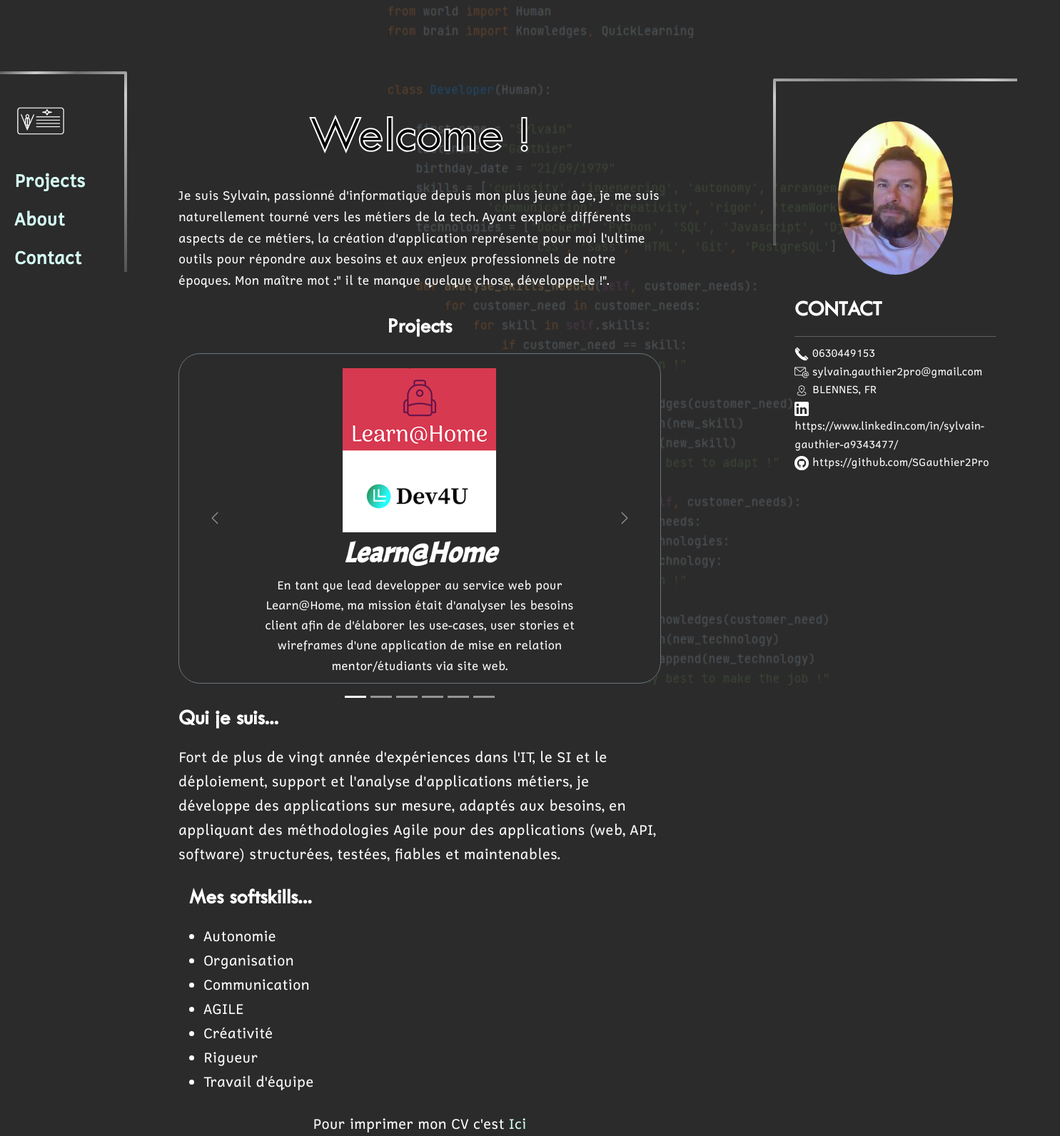
The app's page /portfolio/KS25O03K76/ with its own data.
### portfolio/models/portfolio.py (models this page shows, shortened)
class Portfolio(models.Model):
    title = models.CharField(
        verbose_name='title',
        max_length=60,
        blank=False,
        null=False
    )
    welcome_sentence = models.CharField(
        max_length=100,
        null=False,
        blank=False,
        default='Bienvenue !'
    )
    introduction_text = models.TextField(
        max_length=600,
        null=True,
        blank=True
    )
    user = models.ForeignKey(settings.AUTH_USER_MODEL,
                             null=True,
                             on_delete=models.CASCADE)
    is_visible = models.BooleanField(
        verbose_name="is visible",
        default=False,
        null=True,
        blank=True
    )

### project/models/project.py (models this page shows, shortened)
class Project(models.Model):
    title = models.CharField(
        verbose_name='title',
        max_length=60,
        blank=False,
        null=False
    )
    description = models.TextField(
        verbose_name='description',
        max_length=255,
        blank=True,
        null=True
    )
    date_started = models.DateField(
        verbose_name='date started',
        null=False,
        blank=False
    )
    date_end = models.DateField(
        verbose_name='date end',
        auto_now=False,
        blank=True,
        null=True
    )
    technologies = models.ManyToManyField(Technology, blank=True)
    softskills = models.ManyToManyField(SoftSkill, blank=True)
    tasks = models.TextField(
        max_length=600,
        verbose_name='tasks',
        blank=True,
        null=True
    )
    link_git = models.URLField(
        verbose_name='link git',
        blank=True,
        null=True
    )
    presentation_file = models.FileField(
        verbose_name='Presentation file',
        blank=True,
        null=True
    )
    documents = models.FileField(
        verbose_name='Documents',
        blank=True,
        null=True
    )
    user = models.ForeignKey(settings.AUTH_USER_MODEL,
                             null=True,
                             on_delete=models.CASCADE)
    image = models.ImageField(null=True,
                              blank=True,
                              verbose_name='Image')
    can_be_display = models.BooleanField(
        verbose_name="can be display",
        default=False,
        null=True,
        blank=True
    )
    IMAGE_MAX_SIZE = (215, 310)

### cv/models/cv.py (models this page shows, shortened)
class Cv(models.Model):
    title = models.CharField(
        verbose_name='title',
        max_length=50,
        blank=False,
        null=False
    )
    profil = models.TextField(
        verbose_name='profil',
        max_length=600,
        blank=False,
        null=False,
        default='entrez une description de votre profil'
    )
    user = models.ForeignKey(settings.AUTH_USER_MODEL,
                             null=True,
                             on_delete=models.CASCADE)
    experiences = models.ManyToManyField(Experience, blank=True)
    softskills = models.ManyToManyField(SoftSkill, blank=True)
    languages = models.ManyToManyField(Language, blank=True)
    hobbies = models.ManyToManyField(Hobbies, blank=True)
    formations = models.ManyToManyField(Formation, blank=True)
    technologies = models.ManyToManyField(Technology, blank=True)
    can_be_display = models.BooleanField(
        verbose_name="can be display",
        default=False,
        null=True,
        blank=True
    )

### skill/models/softskill.py (models this page shows, shortened)
class SoftSkill(models.Model):
    title = models.CharField(
        verbose_name='Soft Skill',
        max_length=40,
        blank=False,
        null=False
    )
    level = models.PositiveIntegerField(validators=[MinValueValidator(0),
                                                    MaxValueValidator(5)],
                                        default=0,
                                        verbose_name='Level')
    summary = models.TextField(
        max_length=600,
        null=True,
        blank=True
    )
    user = models.ForeignKey(settings.AUTH_USER_MODEL,
                             null=True,
                             on_delete=models.CASCADE)

### skill/models/technology.py (models this page shows, shortened)
class Technology(models.Model):
    title = models.CharField(
        verbose_name='technology',
        max_length=40,
        blank=False,
        null=False
    )
    level = models.PositiveIntegerField(validators=[MinValueValidator(0),
                                                    MaxValueValidator(5)],
                                        default=0,
                                        verbose_name='Level')
    user = models.ForeignKey(settings.AUTH_USER_MODEL,
                             null=True,
                             on_delete=models.CASCADE)
    image = models.ImageField(null=True,
                              blank=True,
                              verbose_name='Image')
    class Meta:
        verbose_name_plural = 'Technologies'
    IMAGE_MAX_SIZE = (215, 310)

### users/models/customuser.py (models this page shows, shortened)
class CustomUser(AbstractUser):
    first_name = models.CharField(
        max_length=25,
        verbose_name='First name',
        blank=True
    )
    last_name = models.CharField(
        max_length=25,
        verbose_name='Last name'
    )
    email = models.EmailField(
        max_length=100,
        verbose_name='Email',
        unique=True
    )
    phone_number_regex = RegexValidator(
        regex='(0|\\+33|0033)[1-9][0-9]{8}'
    )
    phone = models.CharField(
        max_length=20,
        verbose_name='Phone',
        blank=True,
        validators=[phone_number_regex]
    )
    mobile = models.CharField(
        max_length=20,
        verbose_name='Mobile',
        blank=True,
        validators=[phone_number_regex]
    )
    birth_date = models.DateField(
        blank=True,
        null=True
    )
    number = models.PositiveIntegerField(
        validators=[MaxValueValidator(9999)],
        blank=True,
        null=True,
        verbose_name='Street number'
    )
    street = models.CharField(
        max_length=100,
        blank=True,
        null=True,
        verbose_name='Street name'
    )
    city = models.CharField(
        max_length=64,
        blank=True,
        null=True,
        verbose_name='City'
    )
    state = models.CharField(
        max_length=2,
        validators=[MinLengthValidator(2)],
        blank=True,
        null=True,
        verbose_name='State'
    )
    zip_code = models.PositiveIntegerField(
        validators=[MaxValueValidator(99999)],
        blank=True,
        null=True,
        verbose_name='Zip code'
    )
    country = CountryField(
        blank_label="(select country)",
        blank=True,
        null=True,
        verbose_name='Country'
    )
    linkedin_url = models.URLField(
        max_length=200,
        blank=True,
        null=True
    )
    git_url = models.URLField(
        max_length=200,
        blank=True,
        null=True
    )
    profile_photo = models.ImageField(
        verbose_name='photo de profile',
        default='default_profile.png'
    )
    guest_access_code = models.CharField(
        max_length=20,
        blank=True,
        null=True,
        verbose_name='Guest Access Code'
    )
    guest_access_code_set_at = models.DateTimeField(
        blank=True,
        null=True,
        verbose_name='Guest Access Code Set At'
    )
    IMAGE_MAX_SIZE = (215, 215)
    def reset_guest_access_code(self):
        if self.guest_access_code_set_at:
            now = datetime.now()
            if (now - self.guest_access_code_set_at).days >= 7:
                self.guest_access_code = None

### portfolio/views/index_views.py (the view)
# urls.py: path('<str:access_code>/', index_views.index_invited, name='portfolio'),
def index_invited(request, access_code):
    if CustomUser.objects.filter(guest_access_code=access_code):
        user_inviter = CustomUser.objects.get(guest_access_code=access_code)
        user_inviter.reset_guest_access_code()
        if user_inviter.guest_access_code:
            projects = Project.objects.filter(
                Q(user=user_inviter),
                Q(can_be_display=True)
            )
            cv = get_object_or_404(Cv,
                                   user=user_inviter,
                                   can_be_display=True)
            portfolio = get_object_or_404(Portfolio,
                                          user=user_inviter,
                                          is_visible=True)
            return render(request,
                          'portfolio/index.html',
                          context={
                              'access_code': access_code,
                              'inviter': user_inviter,
                              'projects': projects,
                              'cv': cv,
                              'portfolio': portfolio
                          }
                          )
        else:
            return render(request,
                          'project/access_denied.html',
                          context={
                              'message': "Le code que vous utilisez n'est pas valide !"
                          })
    else:
        return render(request,
                      'project/access_denied.html',
                      context={
                          'message': "Le code invité que vous utilisez n'est pas valide !"
                      })

### portfolio/templates/portfolio/index.html
{% extends 'index.html' %}
{% load static %}
{% block sidebar %}
    {% include 'portfolio/partials/menu_snippet.html' %}
{% endblock sidebar %}
{% block content %}
<div class="portfolio row">
    <div class="block-central col-sm-10">
        <div class="introduction mb-5">
            <svg>
                <text x="50%" y="50%" dy=".35em" text-anchor="middle">
                    {{ portfolio.welcome_sentence }}
                <text>
            </svg>
            <p class="fs-3">{{ portfolio.introduction_text }}</p>
        </div>
        <div id="projects" class="project_block my-5">
            {% include 'portfolio/partials/portfolio_projects_snippet.html' with projects=projects %}
        </div>
        <div id="about" class="about flex-column">
            {% include 'portfolio/partials/portfolio_about_snippet.html' with cv=cv %}
        </div>
    </div>
    <div class="block-right col-sm-2">
        <div id="contact" class="ml-5">
            <div class="text-center">
                <img class="rounded-circle m-5" src="{{ cv.user.profile_photo.url }}">
            </div>
            <h2>CONTACT</h2>
            <hr>
            <img src="{% static 'img/telephone_by_nawicon_white.png' %}" width="20" height="20">
            {{ cv.user.mobile }}<br>
            <img src="{% static 'img/email_by_those_icons_white.png' %}" width="20" height="20">
            {{ cv.user.email }}<br>
            <img src="{% static 'img/broche_by_yoonro10_white.png' %}" width="20" height="20">
            {{ cv.user.city }}, {{ cv.user.country }}<br>
            <img src="{% static 'img/logo-linkedin_by_google_white.png' %}" width="20" height="20">
            <a href="{{ cv.user.linkedin_url }}" >{{ cv.user.linkedin_url }}</a><br>
            <img src="{% static 'img/github_logo_white.png' %}" width="20" height="20">
            <a href="{{ user.git_url }}" >{{ cv.user.git_url }}</a>
        </div>
    </div>
</div>
{% endblock %}

### portfolio/templates/portfolio/partials/portfolio_projects_snippet.html
<div class="text-center">
        <h2>Projects</h2>
</div>
<div id="projectCarousel" class="carousel slide" data-bs-interval="false">
    <ol class="carousel-indicators">
        {% for instance in projects %}
        <li data-bs-target="#projectCarousel" data-bs-slide-to="{{ forloop.counter0 }}"{% if forloop.first %} class="active"{% endif %}></li>
        {% endfor %}
    </ol>
    <div class="carousel-inner m-auto border border-secondary">
        {% for instance in projects %}
        <div class="carousel-item {% if forloop.first %}active{% endif %} ">
            <section class="proj-prev w-100" onclick="location.href='{% url 'portfolio:display_project' instance.id access_code %}'">
                {% include 'portfolio/partials/project_minus_snippet.html' with project=instance %}
            </section>
        </div>
        {% endfor %}
    </div>
    <a class="carousel-control-prev" href="#projectCarousel" role="button" data-bs-slide="prev">
        <span class="carousel-control-prev-icon" aria-hidden="true"></span>
    </a>
    <a class="carousel-control-next" href="#projectCarousel" role="button" data-bs-slide="next">
        <span class="carousel-control-next-icon" aria-hidden="true"></span>
    </a>
</div>

### portfolio/templates/portfolio/partials/project_minus_snippet.html
{% load static %}
<div class="proj-prev__image">
    <img src="{{project.image.url}}" alt="project title goes here">
</div>
<h1 class="proj-prev__heading">
    {{ project.title }}
</h1>
<p class="proj-prev__byline">
    {{ project.description }}
</p>

### portfolio/templates/portfolio/partials/portfolio_about_snippet.html
<div class="scale-in-center">
    <h2>Qui je suis...</h2>
    <p>{{ cv.profil }}</p>
</div>
<div class="row container border-0">
    <div class="about-softskills tracking-in-expand col-lg-6">
        <h2>Mes softskills...</h2>
        <ul>
            {% for softskill in cv.softskills.all %}
            <li>{% include 'skill/partials/softskill_snippet.html' with softskill=softskill %}</li>
            {% endfor %}
        </ul>
    </div>
    <div class="about-knowledges tracking-in-expand col-lg-6">
        <h2>Ma stack...</h2>
        <ul>
            {% for technology in cv.technologies.all %}
            <li><img src="{{technology.image.url}}" title="{{technology.title}}"></li>
            {% endfor %}
        </ul>
    </div>
</div>
<div class="z-1 text-center">
    Pour imprimer mon CV c'est <a class="link" href="{% url 'cv:print_cv' cv.id %}">Ici</a>
</div>

### skill/templates/skill/partials/softskill_snippet.html
<div>
    {{ softskill.title }}
</div>

### records on screen
Portfolio: welcome_sentence "Welcome !", introduction_text "Je suis Sylvain, passionné d'informatique depuis mon plus jeune âge, je me suis naturellement tourné vers les métiers de la tech. Ayant exploré différents aspects de ce métiers, la création d'application représente pour moi l'ultime outils pour répondre aux besoins et aux enjeux professionnels de notre époques. Mon maître mot :\" il te manque quelque chose, développe-le !\"."
Project: image (picture), title "Learn@Home", description "En tant que lead developper au service web pour Learn@Home, ma mission était d'analyser les besoins client afin de d'élaborer les use-cases, user stories et wireframes d'une application de mise en relation mentor/étudiants via site web."
Cv: profil "Fort de plus de vingt année d'expériences dans l'IT, le SI et le déploiement, support et l'analyse d'applications métiers, je développe des applications sur mesure, adaptés aux besoins, en appliquant des méthodologies Agile pour des applications (web, API, software) structurées, testées, fiables et maintenables.", user.profile_photo (picture), user.mobile "0630449153", user.email "sylvain.gauthier2pro@gmail.com", user.city "BLENNES", user.country "FR", user.linkedin_url "https://www.linkedin.com/in/sylvain-gauthier-a9343477/", user.git_url "https://github.com/SGauthier2Pro"
SoftSkill: title "Autonomie"
SoftSkill: title "Organisation"
SoftSkill: title "Communication"
SoftSkill: title "AGILE"
SoftSkill: title "Créativité"
SoftSkill: title "Rigueur"
SoftSkill: title "Travail d'équipe"
Technology: image (picture)
Technology: image (picture)
Technology: image (picture)
Technology: image (picture)
Technology: image (picture)
Technology: image (picture)
Technology: image (picture)
Technology: image (picture)
Technology: image (picture)
Technology: image (picture)
